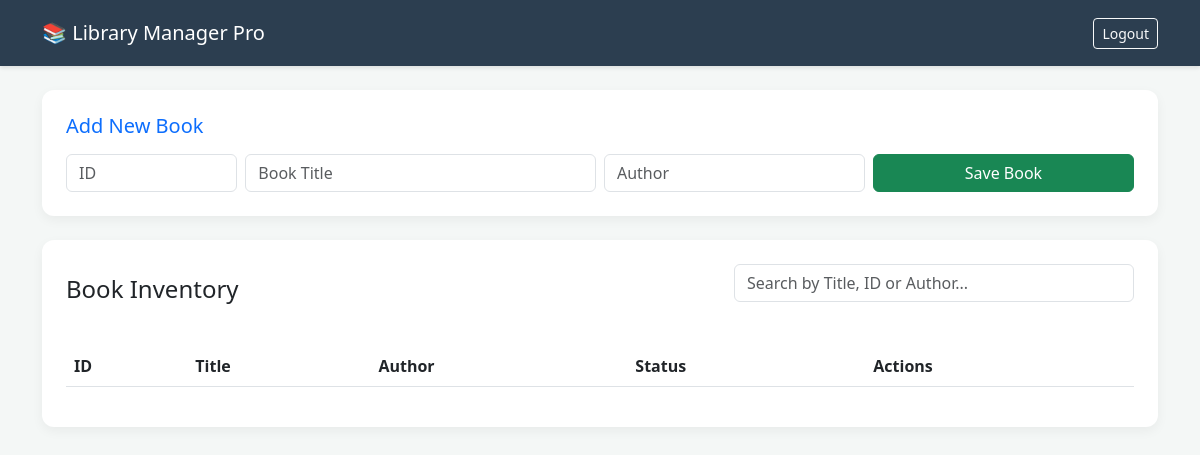
The page /dashboard (signed in) on the database as committed earlier.
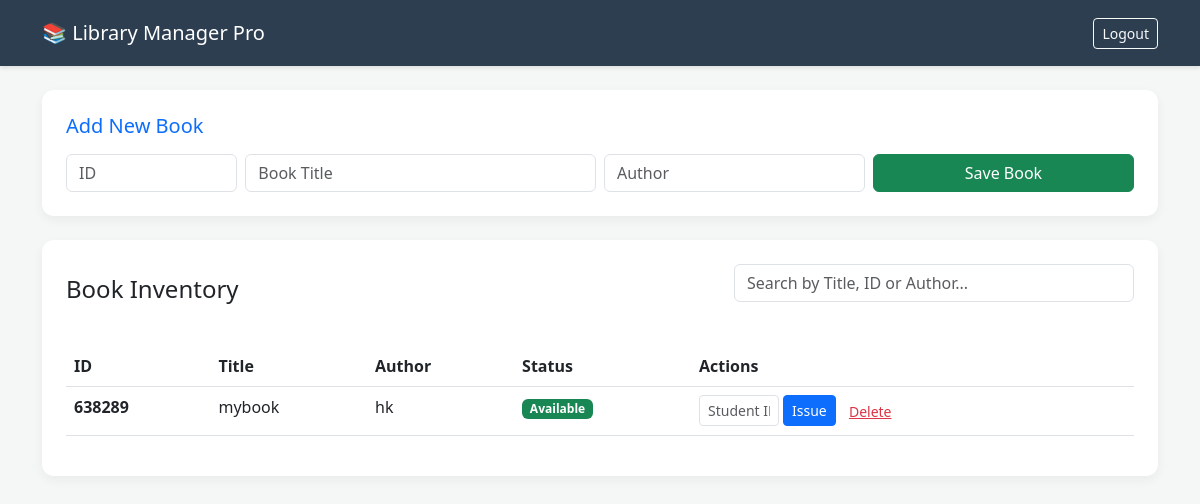
The same page on the database as committed later.
### tables this page shows
CREATE TABLE books(
    book_id TEXT PRIMARY KEY, title TEXT, author TEXT, 
    edition TEXT, price TEXT, status TEXT, issued_to TEXT);

### app.py (the view)
@app.route('/dashboard')
def dashboard():
    if 'user' not in session: return redirect(url_for('login'))
    conn = get_db()
    books = conn.execute("SELECT * FROM books").fetchall()
    return render_template('dashboard.html', books=books)

### app.py (called while the page is built)
def get_db():
    conn = sqlite3.connect("library.db")
    conn.row_factory = sqlite3.Row
    return conn

### templates/dashboard.html (shortened to what this page needs)
<!DOCTYPE html>
<html lang="en">
<head>
    <link href="https://cdn.jsdelivr.net/npm/bootstrap@5.3.0/dist/css/bootstrap.min.css" rel="stylesheet">
</head>
<body>
<nav class="navbar navbar-dark mb-4 p-3">
    <div class="container">
        <span class="navbar-brand mb-0 h1">📚 Library Manager Pro</span>
        <a href="/logout" class="btn btn-outline-light btn-sm">Logout</a>
    </div>
</nav>
<div class="container">
    <div class="card p-4 mb-4">
        <h5 class="text-primary mb-3">Add New Book</h5>
        <form action="/add_book" method="POST" class="row g-2">
            <div class="col-md-2"><input type="text" name="b_id" class="form-control" placeholder="ID" required></div>
            <div class="col-md-4"><input type="text" name="title" class="form-control" placeholder="Book Title" required></div>
            <div class="col-md-3"><input type="text" name="author" class="form-control" placeholder="Author"></div>
            <div class="col-md-3 d-grid"><button type="submit" class="btn btn-success">Save Book</button></div>
        </form>
    </div>
    <div class="card p-4">
        <div class="d-md-flex justify-content-between align-items-center mb-3">
            <h4 class="mb-2">Book Inventory</h4>
            <input type="text" id="searchInput" class="form-control search-box" placeholder="Search by Title, ID or Author...">
        </div>
        <div class="table-responsive">
            <table class="table table-hover mt-2" id="bookTable">
                <thead>
                    <tr>
                        <th>ID</th><th>Title</th><th>Author</th><th>Status</th><th>Actions</th>
                    </tr>
                </thead>
                <tbody>
                    {% for book in books %}
                    <tr>
                        <td><strong>{{ book['book_id'] }}</strong></td>
                        <td>{{ book['title'] }}</td>
                        <td>{{ book['author'] }}</td>
                        <td>
                            <span class="badge {% if book['status'] == 'Available' %}bg-success{% else %}bg-warning text-dark{% endif %}">
                                {{ book['status'] }}
                            </span>
                        </td>
                        <td>
                            {% if book['status'] == 'Available' %}
                            <form action="/issue/{{ book['book_id'] }}" method="POST" class="d-inline-flex gap-1">
                                <input name="student_id" class="form-control form-control-sm" placeholder="Student ID" required style="width: 80px;">
                                <button class="btn btn-primary btn-sm">Issue</button>
                            </form>
                            {% else %}
                            <a href="/return/{{ book['book_id'] }}" class="btn btn-outline-info btn-sm">Return</a>
                            {% endif %}
                            <a href="/delete/{{ book['book_id'] }}" class="btn btn-link text-danger btn-sm" onclick="return confirm('Pakka delete karna hai?')">Delete</a>
                        </td>
                    </tr>
                    {% endfor %}
                </tbody>
            </table>
        </div>
    </div>
</div>
</body>
</html>

### templates/dashboard.html (style rules this page uses)
body { background-color: #f4f7f6; }
.navbar { background-color: #2c3e50; box-shadow: 0 2px 4px rgba(0,0,0,0.1); }
.card { border: none; border-radius: 12px; box-shadow: 0 4px 12px rgba(0,0,0,0.05); }
.search-box { max-width: 400px; margin-bottom: 20px; }
.table thead { background-color: #34495e; color: white; }

Rows that differ between the two databases and show on the page:
added books: book_id "638289", title "mybook", author "hk", status "Available"
